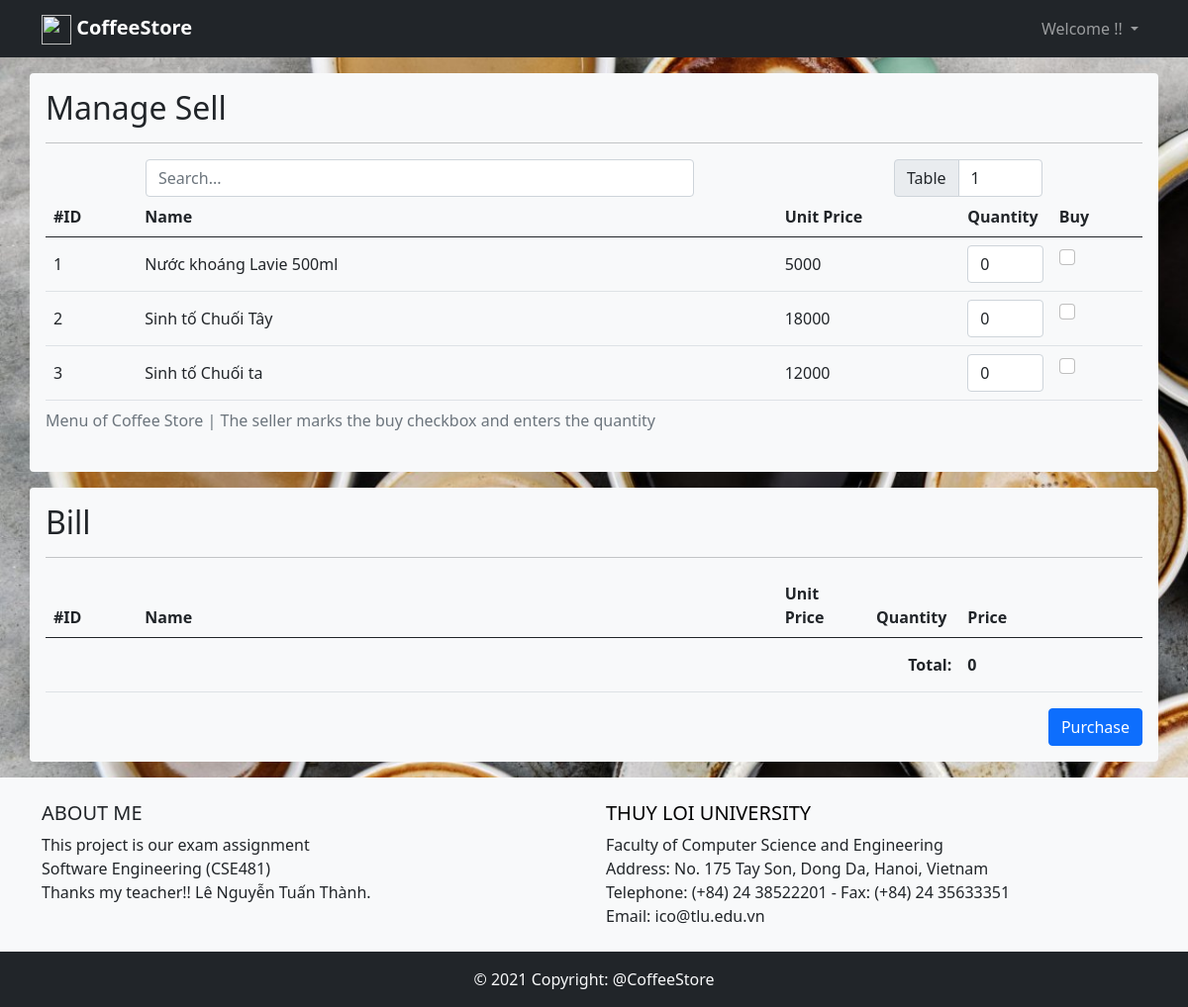
Before: /views/manage-sell.php (signed in) with the older database file.
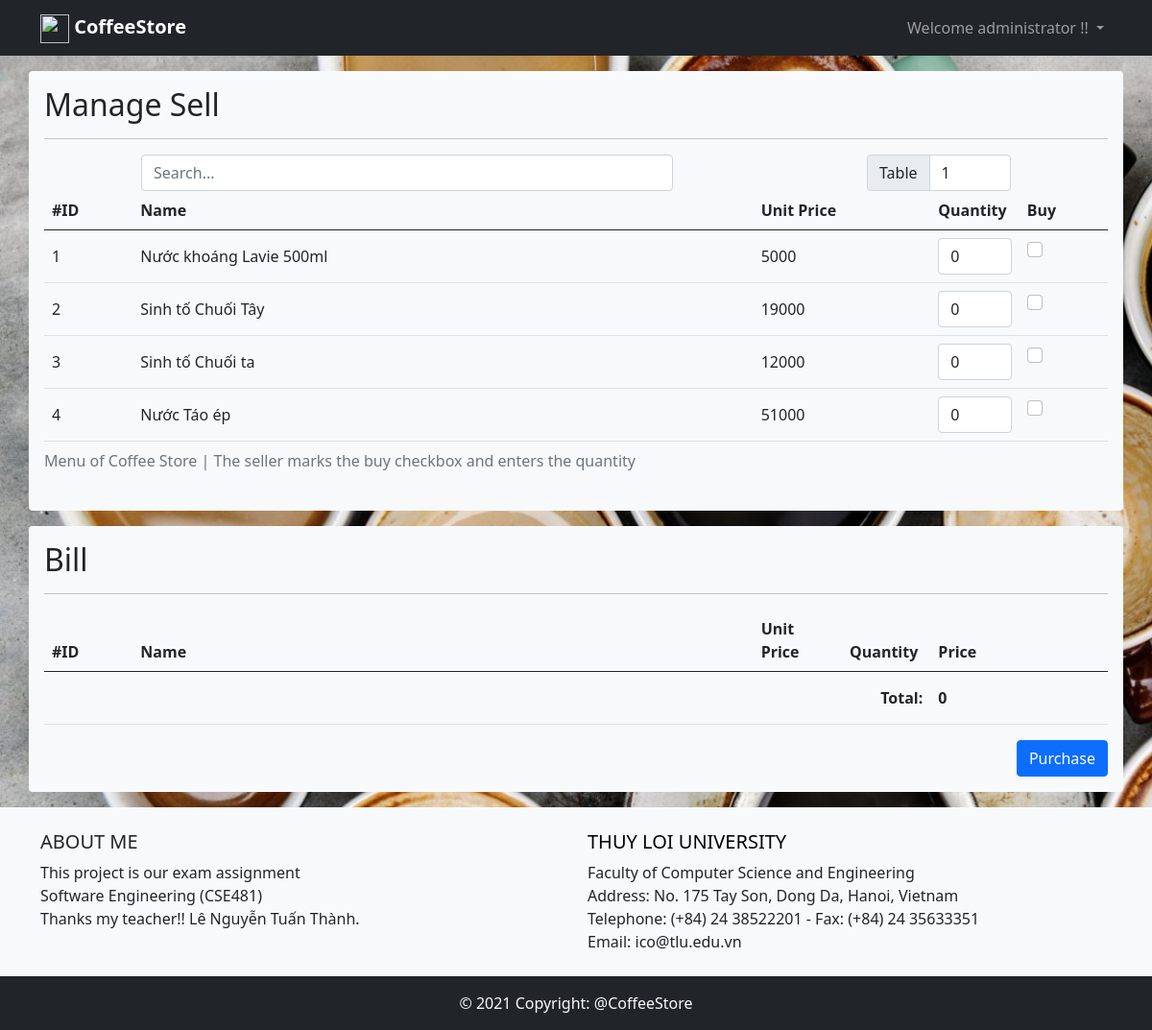
After: the same page with the newer database file.
### tables this page shows
CREATE TABLE `menu` (
  `item_id` int(11) UNSIGNED NOT NULL,
  `name` varchar(200) NOT NULL,
  `price` bigint(20) UNSIGNED NOT NULL,
  `status` tinyint(2) UNSIGNED NOT NULL DEFAULT 1
);

CREATE TABLE `employees` (
  `empl_id` int(11) UNSIGNED NOT NULL,
  `fullname` varchar(32) NOT NULL,
  `gender` enum('male','female') NOT NULL,
  `phoneNumber` int(10) UNSIGNED DEFAULT NULL,
  `address` varchar(200) DEFAULT NULL,
  `wages` bigint(20) UNSIGNED DEFAULT NULL,
  `status` tinyint(2) UNSIGNED NOT NULL DEFAULT 1,
  `user_id` int(11) UNSIGNED NOT NULL
);

### controlers/database.php (called while the page is built, shortened)
<?php
class Database
{
    private $severname = 'localhost';
    private $username = 'root';
    private $password = '';
    private $database = 'coffeestore';
    function __construct()
    {
        $this->conn = mysqli_connect($this->severname, $this->username, $this->password, $this->database);
    }
}

### controlers/item.php (called while the page is built, shortened)
<?php
class Ctrl_Item{
    public static function GetList()
    {
        $db = new Database();
        $sql = "SELECT * FROM `menu`";
        $query = mysqli_query($db->conn, $sql);
        if ($query) {
            $result = mysqli_fetch_all($query);
            return $result;
        } else {
            return $db->conn->error." $sql";
        }
    }
}

### controlers/manage-sell.php (called while the page is built, shortened)
<?php
include_once('../controlers/item.php');
$menu = Ctrl_Item::GetList();
?>

### views/manage-sell.php (the view, shortened to what the changed rows need)
<?php include_once('../controlers/manage-sell.php'); ?>
<!DOCTYPE html>
<html lang="en">
<head>
    <link href="https://cdn.jsdelivr.net/npm/bootstrap@5.0.0-beta1/dist/css/bootstrap.min.css" rel="stylesheet">
    <link rel="stylesheet" href="../css/style.css">
</head>
<body>
    <?php include("nav-bar.php"); ?>
    <form method="POST" action="manage-sell.php">
        <div class="container my-3 bg-light rounded p-3">
            <table class="table table-hover">
                <thead>
                    <caption>Menu of Coffee Store | The seller marks the buy checkbox and enters the quantity</caption>
                    <tr>
                        <th class="col-1">#ID</th>
                        <th class="col-7">Name</th>
                        <th class="col-2">Unit Price</th>
                        <th class="col-1">Quantity</th>
                        <th class="col-1">Buy</th>
                    </tr>
                </thead>
                <tbody id="menu">
                    <?php $tagid = 0;
                        foreach ($menu as $item) {
                        $tagid++; ?>
                        <tr>
                            <th>
                                <input type="number" readonly class="form-control-plaintext" name="id<?php echo $tagid; ?>" id="id<?php echo $tagid; ?>" value="<?php echo $item[0]; ?>">
                            </th>
                            <td>
                                <input type="text" readonly class="form-control-plaintext" name="name<?php echo $tagid; ?>" id="name<?php echo $tagid; ?>" value="<?php echo $item[1]; ?>">
                            </td>
                            <td>
                                <input type="number" readonly class="form-control-plaintext" name="uprice<?php echo $tagid; ?>" id="uprice<?php echo $tagid; ?>" value="<?php echo $item[2]; ?>">
                            </td>
                            <td>
                                <input type="number" class="form-control" name="quantity<?php echo $tagid; ?>" id="quantity<?php echo $tagid; ?>" min=0 value=0 require onchange="calprice();">
                            </td>
                            <td>
                                <div class="form-check">
                                    <input class="form-check-input" type="checkbox" value="" name="check<?php echo $tagid; ?>" id="check<?php echo $tagid; ?>" onclick="calprice();">
                                </div>
                            </td>
                        </tr>
                    <?php } ?>
                </tbody>
            </table>
        </div>
        <div class="container my-3 bg-light rounded p-3">
            <table class="table table-hover" id="tbbill">
                <thead>
                    <tr>
                        <th class="col-1">#ID</th>
                        <th class="col-7">Name</th>
                        <th class="col-1">Unit Price</th>
                        <th class="col-1">Quantity</th>
                        <th class="col-2">Price</th>
                    </tr>
                </thead>
                <tfoot>
                    <tr>
                        <th colspan="4" class="text-end">Total:</th>
                    </tr>
                </tfoot>
            </table>
        </div>
    </form>
</body>
</html>

### views/nav-bar.php (shortened to what the changed rows need)
<nav class="navbar navbar-expand-lg navbar-dark bg-dark">
    <div class="container">
        <div class="collapse navbar-collapse" id="navbarSupportedContent">
            <ul class="nav navbar-nav ms-auto">
                <?php
                if (!isset($_SESSION['logined'])) { ?>
                    <li class='nav-item'>
                        <a class='nav-link' href="/CoffeeStore/views/login.php">Sign In</a>
                    </li>
                <?php } else {
                    $db = new Database();
                    $result = mysqli_query($db->conn, "SELECT `employees`.`fullname`, `accounts`.`permisson` FROM `accounts` INNER JOIN `employees` ON `accounts`.`user_id` = `employees`.`user_id` WHERE `accounts`.`user_id` = " . $_SESSION['logined']);
                    $logined = mysqli_fetch_row($result);
                ?>
                    <li class="nav-item dropdown">
                        <a class="nav-link dropdown-toggle" href="#" id="navbarDropdown" role="button" data-bs-toggle="dropdown" aria-expanded="false">
                            Welcome <?php echo $logined[0]; ?> !!
                        </a>
                    </li>
                <?php } ?>
            </ul>
        </div>
    </div>
</nav>

Changed rows visible on the page:
added employees: fullname "administrator"
changed menu "Sinh tố Chuối Tây": price "18000" → "19000"
added menu: item_id "4", name "Nước Táo ép", price "51000"
